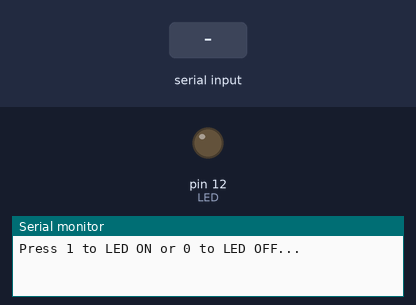
Recording of a sketch running on a simulated Arduino Uno, built with avr-gcc and run on an emulated ATmega328P. Shown: output pins drawn as LEDs (lit = HIGH), the last lines printed to the serial monitor. The inputs (shaded band) are chosen by the test bench.

Above: at 1.2 s.
1.3 s: "1" received over Serial
At 2.5 s:
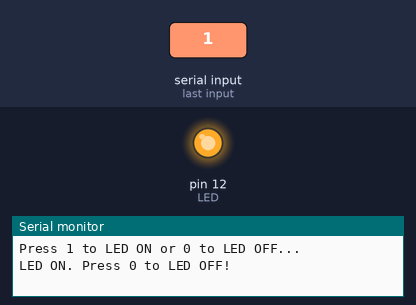
2.8 s: "0" received over Serial
At 3.7 s:
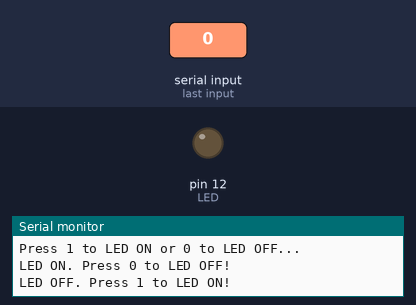
Timing chart, 0 to 5.8 s (numbered marks = the images above; inputs shaded):
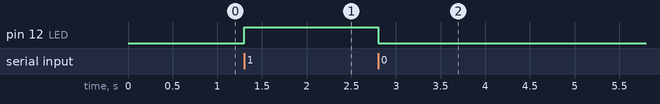

Measured:
- after the input at 1.3 s, pin 12 (LED): LOW → HIGH at once
- after the input at 2.8 s, pin 12 (LED): HIGH → LOW at once

The sketch:

testBluetoothCode.ino
```cpp
char incomingByte;  // incoming data
int  LED = 12;      // LED pin

void setup() {
  Serial.begin(9600); // initialization
  pinMode(LED, OUTPUT);
  Serial.println("Press 1 to LED ON or 0 to LED OFF...");
}

void loop() {
  if (Serial.available() > 0) {  // if the data came
    incomingByte = Serial.read(); // read byte
    if(incomingByte == '0') {
       digitalWrite(LED, LOW);  // if 1, switch LED Off
       Serial.println("LED OFF. Press 1 to LED ON!");  // print message
    }
    if(incomingByte == '1') {
       digitalWrite(LED, HIGH); // if 0, switch LED on
       Serial.println("LED ON. Press 0 to LED OFF!");
    }
  }
}
```
